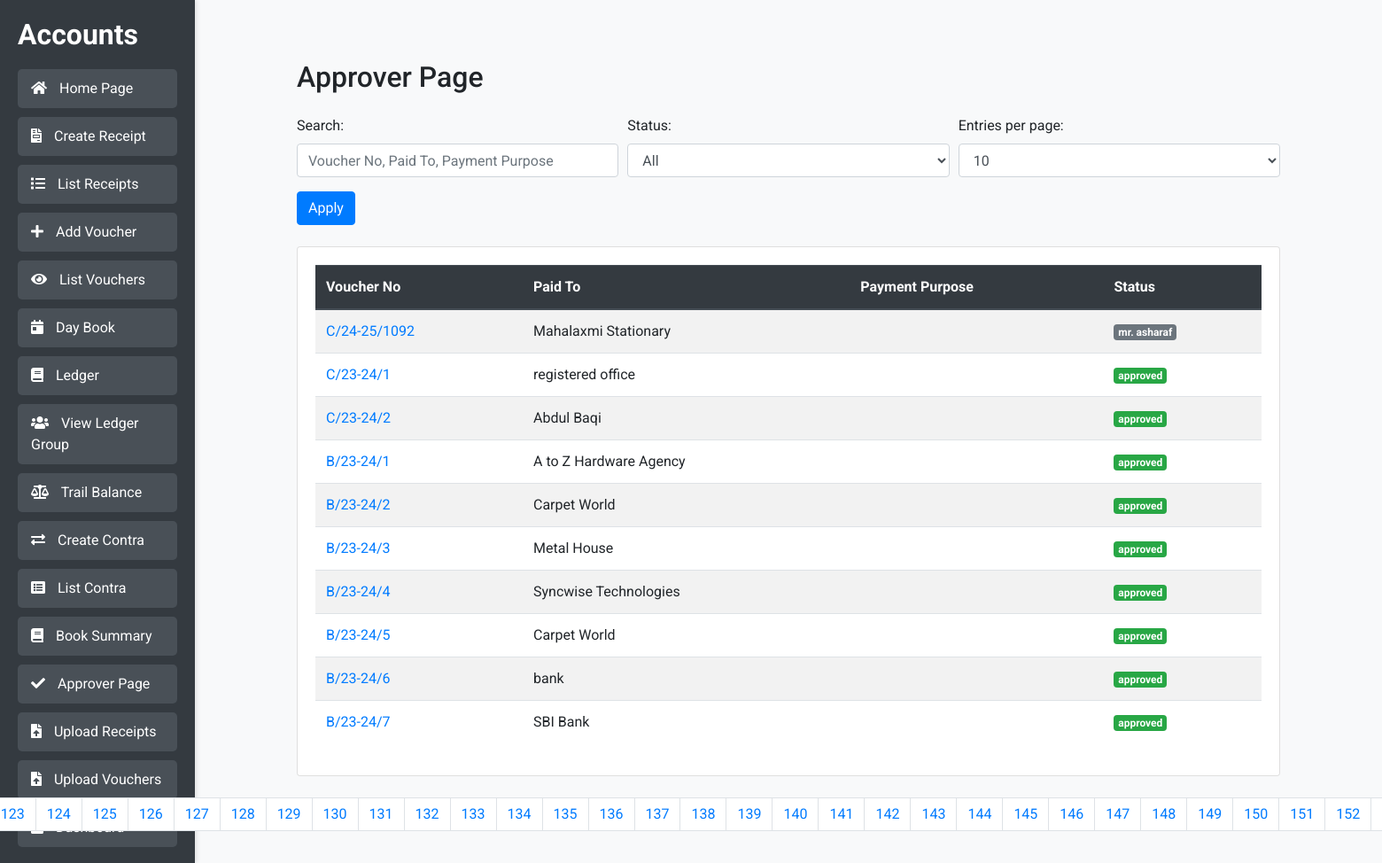
Screenshot of /approver-page/ (signed in) with the database file from the repository.
### accounts/models.py (models this page shows, shortened)
class Voucher(models.Model):
    VOUCHER_STATUS_CHOICES = [
        ('waiting', 'Waiting for Approval'),
        ('approved', 'Approved'),
        ('rejected', 'Rejected'),
    ]
    PAYMENT_MODE_CHOICES = [
        ('cash', 'Cash'),
        ('bank_transfer', 'Bank Transfer'),
        ('cheque', 'Cheque'),
    ]
    voucher_no = models.CharField(max_length=50, unique=True)
    paid_to = models.CharField(max_length=100)
    on_account_of = models.TextField()
    head_of_account = models.ForeignKey(HeadOfAccount, on_delete=models.CASCADE)
    mode_of_payment = models.CharField(max_length=20, choices=PAYMENT_MODE_CHOICES, default='cash')
    transaction_id = models.CharField(max_length=100, blank=True, null=True)
    amount = models.DecimalField(max_digits=10, decimal_places=2, validators=[MinValueValidator(0)])
    amount_in_words = models.CharField(max_length=255, blank=True)
    voucher_date = models.DateField(default=timezone.now)
    created_date = models.DateTimeField(auto_now_add=True)
    created_by = models.ForeignKey(User, related_name='created_vouchers', on_delete=models.CASCADE)
    received_by = models.CharField(max_length=100, blank=True, null=True)
    approved_by = models.ForeignKey(User, related_name='approved_vouchers', on_delete=models.SET_NULL, null=True, blank=True)
    status = models.CharField(max_length=20, choices=VOUCHER_STATUS_CHOICES, default='waiting')
    rejection_reason = models.TextField(blank=True, null=True)
    edited = models.BooleanField(default=False)
    financial_year = models.CharField(max_length=9, default='2024-25')  # Update default as needed
    sequence_number = models.PositiveIntegerField(default=1)  # Set default to 1
    class Meta:
        unique_together = ('financial_year', 'sequence_number', 'mode_of_payment')

### accounts/views.py (the view)
# urls.py: path('approver-page/', views.approver_page, name='approver_page'),
@login_required
@staff_member_required
def approver_page(request):
    search_query = request.GET.get('search', '')
    status_filter = request.GET.get('status', '')
    entries_per_page = int(request.GET.get('entries_per_page', 10))
    vouchers = Voucher.objects.all()
    if search_query:
        vouchers = vouchers.filter(
            Q(voucher_no__icontains=search_query) |
            Q(paid_to__icontains=search_query) |
            Q(payment_purpose__icontains=search_query)
        )
    if status_filter:
        vouchers = vouchers.filter(status=status_filter)
    sorted_vouchers = sorted(vouchers, key=lambda v: (
        v.status == 'approved',
        v.status == 'rejected',
        v.status not in ['waiting', 'waiting for approval']
    ))
    paginator = Paginator(sorted_vouchers, entries_per_page)
    page_number = request.GET.get('page')
    page_obj = paginator.get_page(page_number)
    return render(request, 'approver_page.html', {
        'page_obj': page_obj,
        'entries_per_page': entries_per_page,
        'search_query': search_query,
        'status_filter': status_filter
    })

### accounts/templates/approver_page.html (shortened to what this page needs)
{% extends 'base.html' %}
{% block content %}
<div class="container mt-5">
    <h2 class="mb-4">Approver Page</h2>
    <form method="get" class="mb-4">
        <div class="form-row">
            <div class="form-group col-md-4">
                <label for="search">Search:</label>
                <input type="text" name="search" id="search" class="form-control" value="{{ search_query }}" placeholder="Voucher No, Paid To, Payment Purpose">
            </div>
            <div class="form-group col-md-4">
                <label for="status">Status:</label>
                <select name="status" id="status" class="form-control">
                    <option value="">All</option>
                </select>
            </div>
            <div class="form-group col-md-4">
                <label for="entries_per_page">Entries per page:</label>
                <select name="entries_per_page" id="entries_per_page" class="form-control" onchange="this.form.submit()">
                    <option value="10" {% if entries_per_page == 10 %}selected{% endif %}>10</option>
                </select>
            </div>
        </div>
        <button type="submit" class="btn btn-primary">Apply</button>
    </form>
    <div class="card mb-4">
        <div class="card-body">
            <table class="table table-striped table-hover">
                <thead class="thead-dark">
                    <tr>
                        <th>Voucher No</th>
                        <th>Paid To</th>
                        <th>Payment Purpose</th>
                        <th>Status</th>
                    </tr>
                </thead>
                <tbody>
                    {% for voucher in page_obj %}
                        <tr>
                            <td><a href="{% url 'view_voucher' voucher.id %}" class="text-primary">{{ voucher.voucher_no }}</a></td>
                            <td>{{ voucher.paid_to }}</td>
                            <td>{{ voucher.payment_purpose }}</td>
                            <td>
                                {% if voucher.status == "waiting" %}
                                    <span class="badge badge-warning">{{ voucher.status }}</span>
                                {% elif voucher.status == "approved" %}
                                    <span class="badge badge-success">{{ voucher.status }}</span>
                                {% elif voucher.status == "rejected" %}
                                    <span class="badge badge-danger">{{ voucher.status }}</span>
                                {% else %}
                                    <span class="badge badge-secondary">{{ voucher.status }}</span>
                                {% endif %}
                            </td>
                        </tr>
                    {% empty %}
                        <tr>
                            <td colspan="4" class="text-center">No vouchers found.</td>
                        </tr>
                    {% endfor %}
                </tbody>
            </table>
        </div>
    </div>
    <nav aria-label="Page navigation">
        <ul class="pagination justify-content-center">
            {% for page_num in page_obj.paginator.page_range %}
                {% if page_obj.number == page_num %}
                    <li class="page-item active" aria-current="page">
                        <span class="page-link">{{ page_num }} <span class="sr-only">(current)</span></span>
                    </li>
                {% else %}
                    <li class="page-item">
                        <a class="page-link" href="?page={{ page_num }}&entries_per_page={{ entries_per_page }}">{{ page_num }}</a>
                    </li>
                {% endif %}
            {% endfor %}
        </ul>
    </nav>
</div>
{% endblock %}

### accounts/templates/base.html (style rules this page uses)
body { background: #f8f9fa; font-family: 'Roboto', sans-serif; }

### rows the page displays
Voucher: voucher_no "C/24-25/1092", paid_to "Mahalaxmi Stationary", status "mr. asharaf"
Voucher: voucher_no "C/23-24/1", paid_to "registered office", status "approved"
Voucher: voucher_no "C/23-24/2", paid_to "Abdul Baqi", status "approved"
Voucher: voucher_no "B/23-24/1", paid_to "A to Z Hardware Agency", status "approved"
Voucher: voucher_no "B/23-24/2", paid_to "Carpet World", status "approved"
Voucher: voucher_no "B/23-24/3", paid_to "Metal House", status "approved"
Voucher: voucher_no "B/23-24/4", paid_to "Syncwise Technologies", status "approved"
Voucher: voucher_no "B/23-24/5", paid_to "Carpet World", status "approved"
Voucher: voucher_no "B/23-24/6", paid_to "bank", status "approved"
Voucher: voucher_no "B/23-24/7", paid_to "SBI Bank", status "approved"

### other values shown
{{ page_num }} "123" "124" "125" "126" "127" "128" "129" "130" "131" "132" "133" "134" "135" "136" "137" "138" "139" "140" "141" "142" "143" "144" "145" "146" "147" "148" "149" "150" "151" "152"
